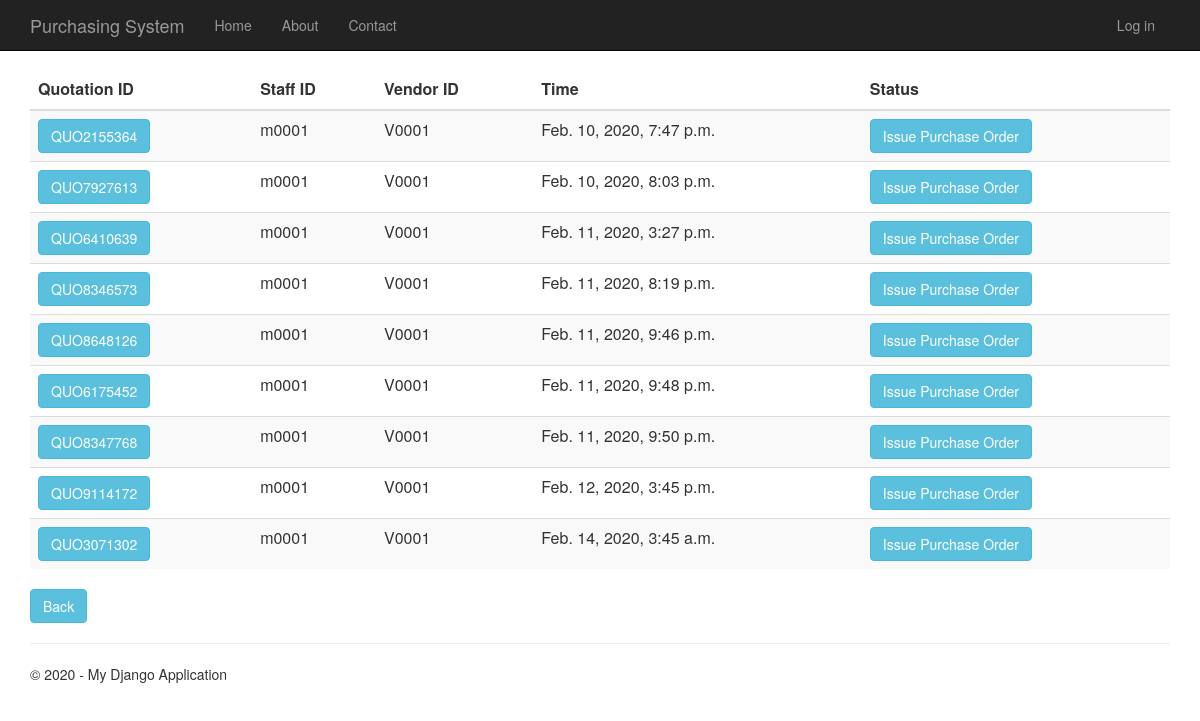
The page /quotationhistory on the database as committed earlier.
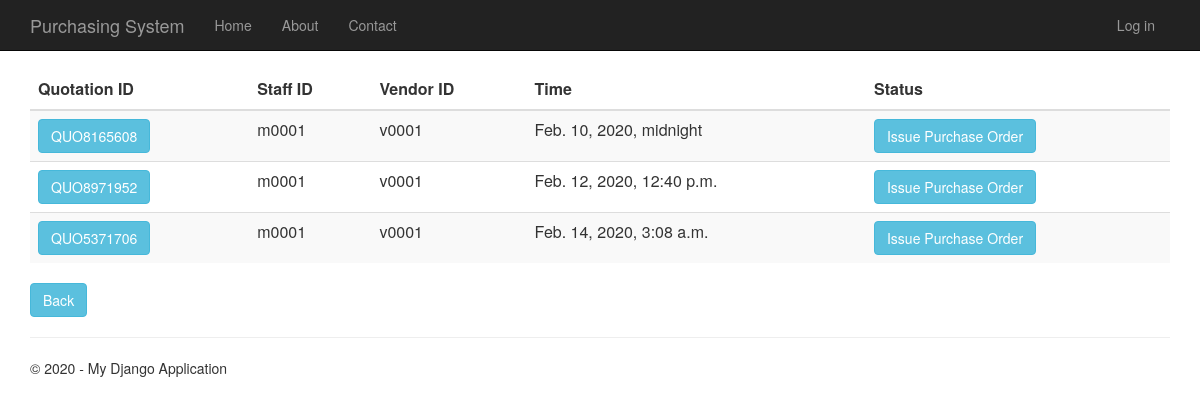
The same page on the database as committed later.
### Quotation/models.py (models this page shows, shortened)
class Quotation(models.Model):
    quotation_id = models.CharField(primary_key=True, max_length=10)
    time_created = models.DateTimeField()
    description = models.TextField(null=True,default=None, blank=True)
    total_price = models.DecimalField(max_digits=10, decimal_places=2, default=Decimal('0.00'))
    person_id = models.ForeignKey(Person, on_delete = models.CASCADE)
    vendor_id = models.ForeignKey(Vendor, on_delete = models.CASCADE)
    request_for_quotation_id = models.OneToOneField(RequestForQuotation, on_delete = models.CASCADE)

### app/models.py (models this page shows, shortened)
class Person(models.Model):
    user_id = models.OneToOneField(User)
    person_id = models.CharField(primary_key=True, max_length=10)
    person_name = models.TextField()
    person_address = models.TextField()
    person_phone_number = models.TextField()
    person_role = models.TextField(default = 'EMPLOYEE')

class Vendor(models.Model):
    vendor_id = models.CharField(primary_key=True, max_length=10)
    vendor_name = models.TextField()
    vendor_phone_number = models.TextField()
    vendor_address = models.TextField()
    vendor_email = models.TextField()
    def __str__(self):
        return str(self.vendor_id)

### Quotation/views.py (the view)
# urls.py: url(r'^quotationhistory', Quotation.views.quotationhistory, name="quotation_history"),
def quotationhistory(request):
    quotations = Quotation.objects.all()
    context = {
            'title':'Quotation History',
            'rows':quotations,
            'year':'2019/2020'
        }
    return render(request,'Quotation/quotationhistory.html',context)

### Quotation/templates/Quotation/quotationhistory.html
﻿{% extends "app/layout.html" %}
{% block content %}
<div class="purchaseorderhistory margintop" action="menu">
    <form action="quotationhistorydetails" method="GET">
        <table class="table table-striped margintop">
            <thead>
                <tr>
                    <th scope="col">Quotation ID</th>
                    <th scope="col">Staff ID</th>
                    <th scope="col">Vendor ID</th>
                    <th scope="col">Time</th>
                    <th scope="col">Status</th>
                </tr>
            </thead>
            <tbody>
                {% for r in rows %}
                <tr>
                    <td><button type="submit" name="quo_id" value="{{r.quotation_id}}" class="btn btn-info">{{r.quotation_id}}</button></td>
                    <td>{{r.person_id.person_id}}</td>
                    <td>{{r.vendor_id}}</td>
                    <td>{{r.time_created}}</td>
                    <td><button type="submit" class="btn btn-info buttonsize1">Issue Purchase Order</button></td>
                </tr>
                {% endfor %}
            </tbody>
        </table>
        <div class="margintop">
            <a type="submit" class="btn btn-info" href="/menu">Back</a>
        </div>
    </form>
</div>
{% endblock %}

Rows that differ between the two databases and show on the page:
removed Quotation: quotation_id "QUO2155364", person_id.person_id "m0001", vendor_id "V0001", time_created "Feb. 10, 2020, 7:47 p.m."
removed Quotation: quotation_id "QUO7927613", person_id.person_id "m0001", vendor_id "V0001", time_created "Feb. 10, 2020, 8:03 p.m."
removed Quotation: quotation_id "QUO6410639", person_id.person_id "m0001", vendor_id "V0001", time_created "Feb. 11, 2020, 3:27 p.m."
removed Quotation: quotation_id "QUO8346573", person_id.person_id "m0001", vendor_id "V0001", time_created "Feb. 11, 2020, 8:19 p.m."
removed Quotation: quotation_id "QUO8648126", person_id.person_id "m0001", vendor_id "V0001", time_created "Feb. 11, 2020, 9:46 p.m."
removed Quotation: quotation_id "QUO6175452", person_id.person_id "m0001", vendor_id "V0001", time_created "Feb. 11, 2020, 9:48 p.m."
removed Quotation: quotation_id "QUO8347768", person_id.person_id "m0001", vendor_id "V0001", time_created "Feb. 11, 2020, 9:50 p.m."
removed Quotation: quotation_id "QUO9114172", person_id.person_id "m0001", vendor_id "V0001", time_created "Feb. 12, 2020, 3:45 p.m."
removed Quotation: quotation_id "QUO3071302", person_id.person_id "m0001", vendor_id "V0001", time_created "Feb. 14, 2020, 3:45 a.m."
added Quotation: quotation_id "QUO8165608", person_id.person_id "m0001", vendor_id "v0001", time_created "Feb. 10, 2020, midnight"
added Quotation: quotation_id "QUO8971952", person_id.person_id "m0001", vendor_id "v0001", time_created "Feb. 12, 2020, 12:40 p.m."
added Quotation: quotation_id "QUO5371706", person_id.person_id "m0001", vendor_id "v0001", time_created "Feb. 14, 2020, 3:08 a.m."
